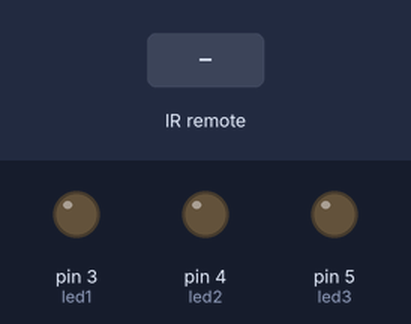
Recording of a sketch running on a simulated Arduino Uno, built with avr-gcc and run on an emulated ATmega328P. Parts: output pins drawn as LEDs (lit = HIGH). The test bench sets the inputs (shaded band). What the sketch prints to the serial monitor is not drawn.

Above: at 1.2 s.
1.3 s: infrared code 0xC received
At 2.3 s:
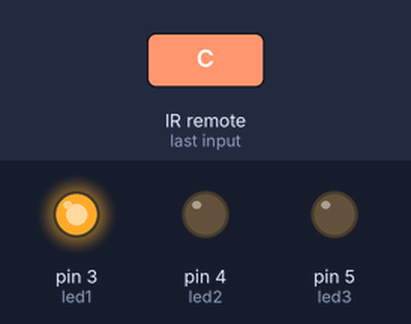
2.8 s: infrared code 0x18 received
At 3.5 s:
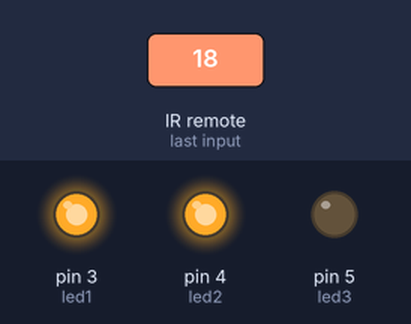
4.3 s: infrared code 0x5E received
At 5.5 s:
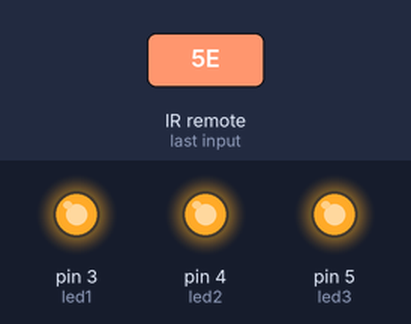
5.8 s: infrared code 0xC received
At 6.9 s:
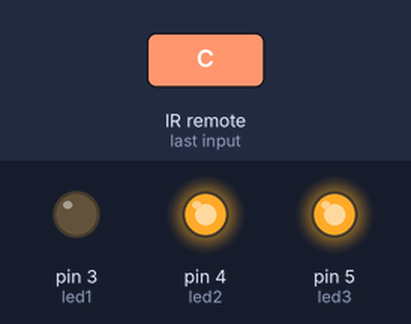
7.3 s: infrared code 0x18 received
At 8.0 s:
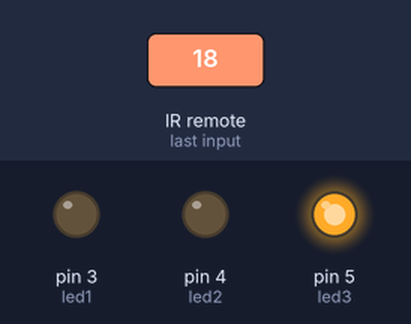
Timing chart, 0 to 9.8 s (numbered marks = the images above; inputs shaded):
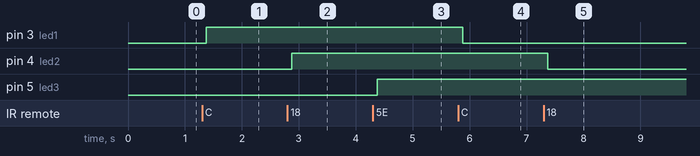

Measured:
- after the input at 1.3 s, pin 3 (led1): LOW → HIGH after 0.08 s
- after the input at 2.8 s, pin 4 (led2): LOW → HIGH after 0.08 s
- after the input at 4.3 s, pin 5 (led3): LOW → HIGH after 0.08 s
- after the input at 5.8 s, pin 3 (led1): HIGH → LOW after 0.08 s
- after the input at 7.3 s, pin 4 (led2): HIGH → LOW after 0.08 s

The sketch:

remote_controlled_leds.ino
```cpp
// #include "PinDefinitionsAndMore.h"
#include <IRremote.hpp>

#define IR_RECEIVE_PIN 2

const int led1 = 3;

const int led2 = 4;

const int led3 = 5;

void setup(){
    Serial.begin(9600);
    IrReceiver.begin(IR_RECEIVE_PIN, ENABLE_LED_FEEDBACK);

    pinMode(led1, OUTPUT);
    pinMode(led2, OUTPUT);
    pinMode(led3, OUTPUT);

    Serial.println(F("Ready to Receive IR signals..."));
  }

void loop(){
  Serial.println(IrReceiver.decode());
    if(IrReceiver.decode()){
        IrReceiver.printIRResultShort(&Serial);

        uint8_t command = IrReceiver.decodedIRData.command;

        if (command == 0xC) {        // Example: Button '1'
            digitalWrite(led1, !digitalRead(led1));  // Toggle LED1
          } else if (command == 0x18) { // Example: Button '2'
            digitalWrite(led2, !digitalRead(led2));  // Toggle LED2
          } else if (command == 0x5E) { // Example: Button '3'
            digitalWrite(led3, !digitalRead(led3));  // Toggle LED3
          }

      IrReceiver.resume();
      }

    }
```
